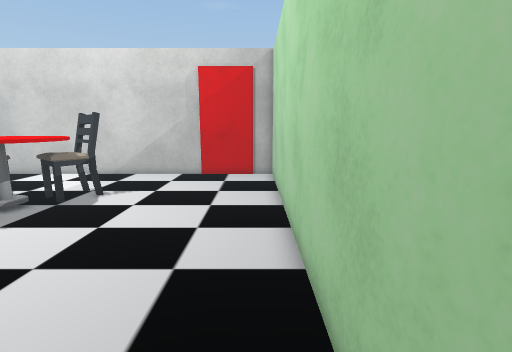
[1] (above)

16 first-person views from a walk through a Unity game level. The camera is 1.5 m above the floor, tilts 10° down and sees 85° across. The floor is counted in squares, 0.5 m on a side. Each view is taken from the middle of a square. On the plan, view 1 faces up. The plan holds only what a view shows up to about 20 squares ahead; the rest is blank. The place goes on beyond the plan. Some surface patterns are stand-ins.

[2]
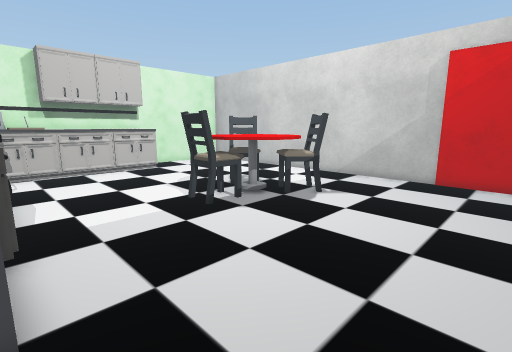

[3]
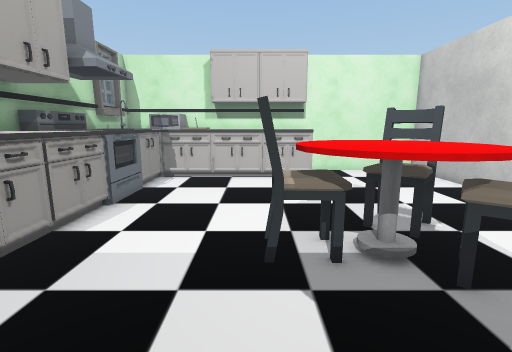

[4]
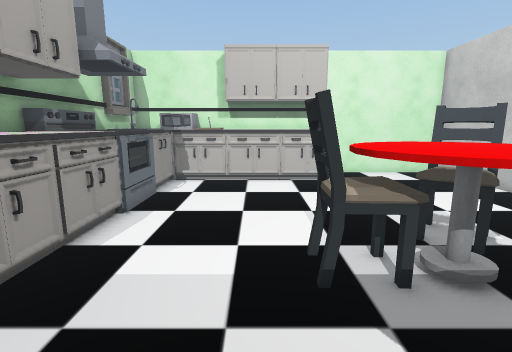

[5]
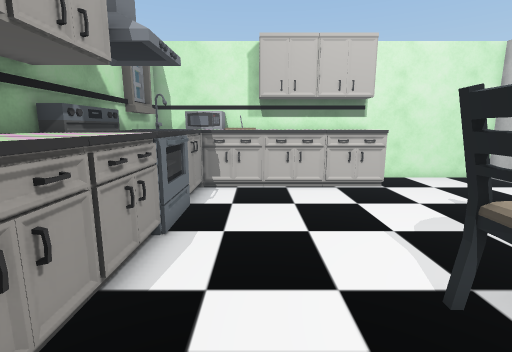

[6]
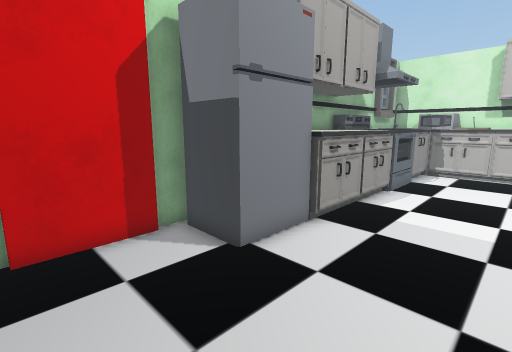

[7]
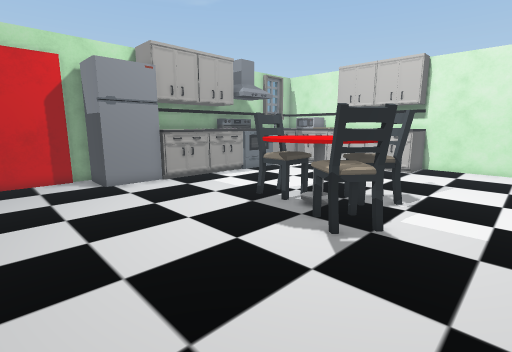

[8]
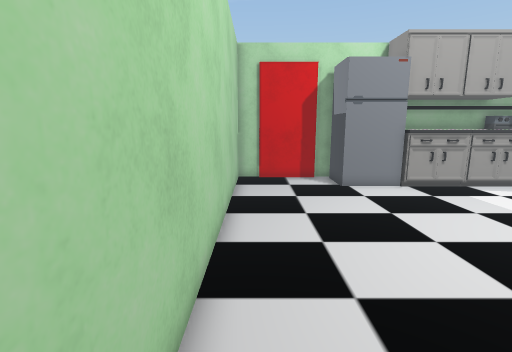

[9]
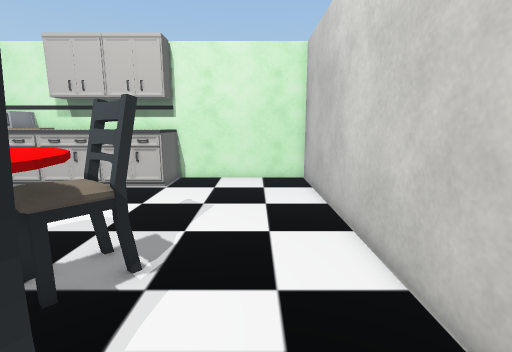

[10]
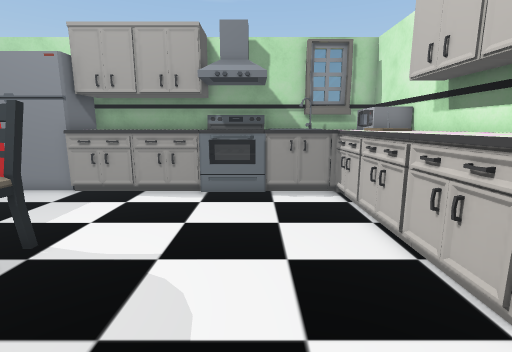

[11]
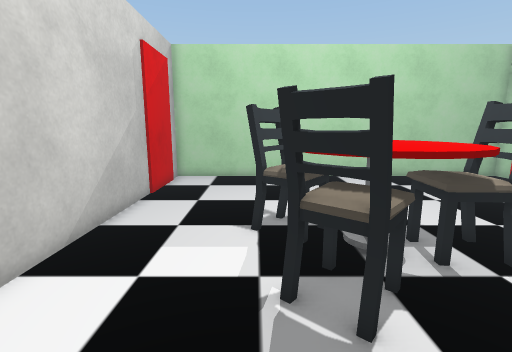

[12]
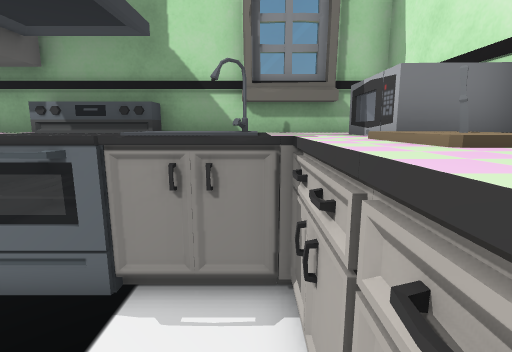

[13]
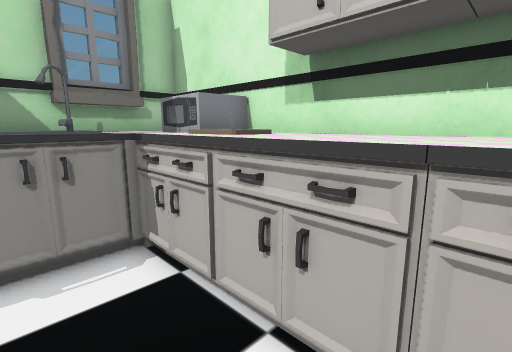

[14]
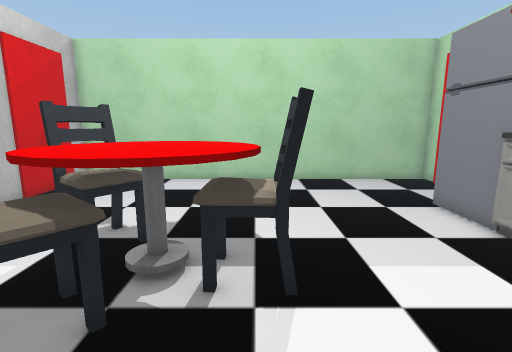

[15]
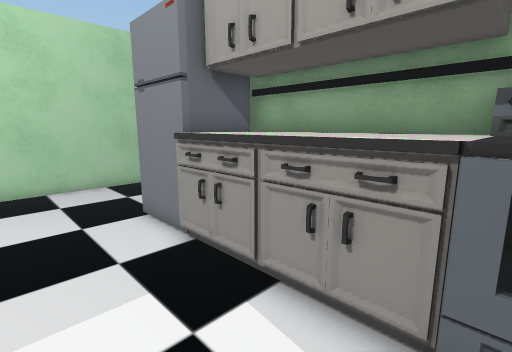

[16]
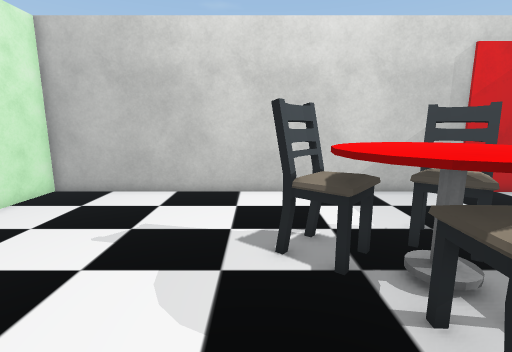

### Floor plan
Key: @ floor where view 1 was taken; # wall or solid block; . floor; ^ raised ledge; C chair; T table; M microwave; U counter; F fridge; E oven; O other object.
Columns run from 23 left of view 1 to 1 right of it. Each row starts with its distance up from view 1.
 18  ########################
 17  #......................#
 16  #......................#
 15  #......................#
 14  #......................#
 13  #.............CC.......#
 12  #.........CCTCCC.......#
 11  #.........CCTTTT.......#
 10  ##^.......TTTTTT.......#
  9  # ^........TTTTT.......#
  8  #^^.........CCT........#
  7  #^^.........CC.........#
  6 ###^....................#
  5 ##^^....................#
  4 ###^....................#
  3 # #^....................#
  2 ###^...EEE..............#
  1 #MM^OOOEEE^^^^^^UFFF....#
  0 #MM^OOOEEE######U  #...@#
 -1 # ^^OOOEEE##  ##U  #....#
 -2 ###########    ##########

Positions as (right, up) in squares from view 1, and headings:
1: (0, 0), facing up
2: (0, 1), facing up-left
3: (-3, 7), facing left
4: (-4, 6), facing left
5: (-6, 4), facing left
6: (0, 6), facing down-left
7: (0, 16), facing down-left
8: (0, 15), facing down
9: (-6, 15), facing left
10: (-16, 14), facing down
11: (-16, 13), facing right
12: (-19, 6), facing down
13: (-17, 8), facing down-left
14: (-15, 8), facing right
15: (-14, 5), facing down-right
16: (-13, 5), facing up
